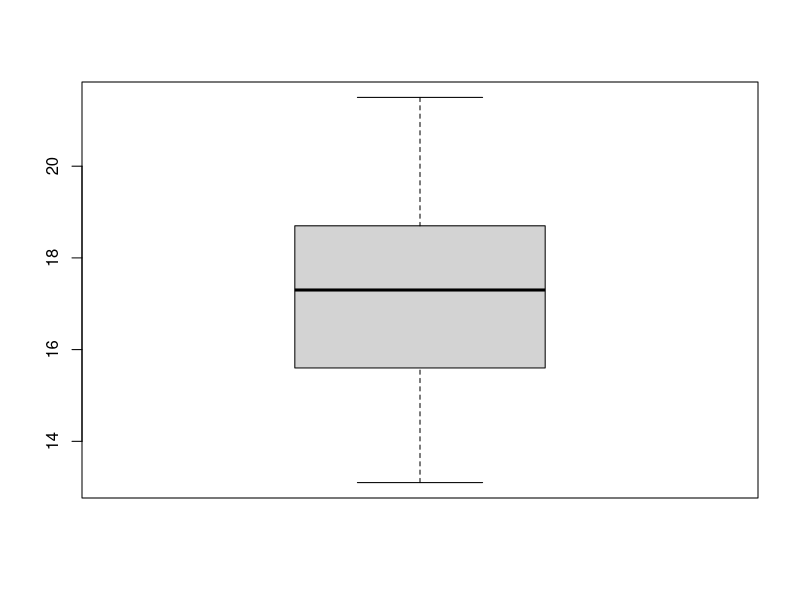
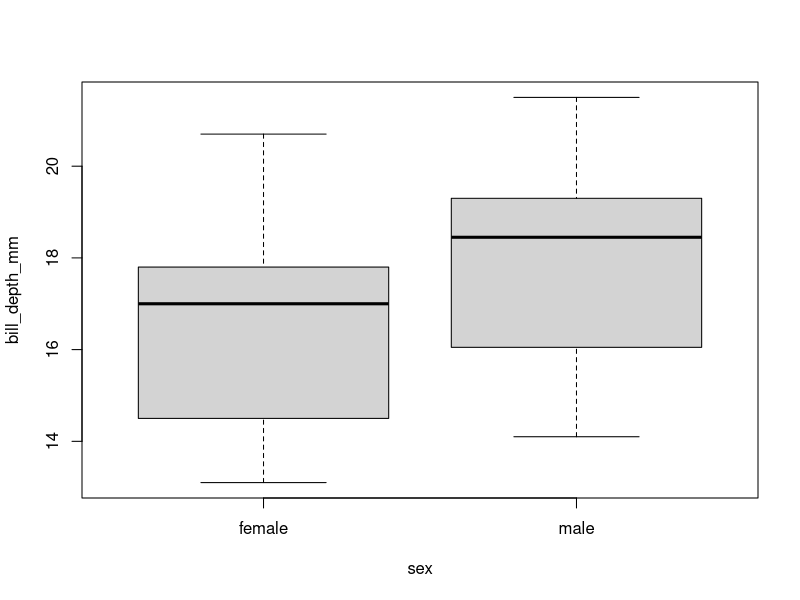
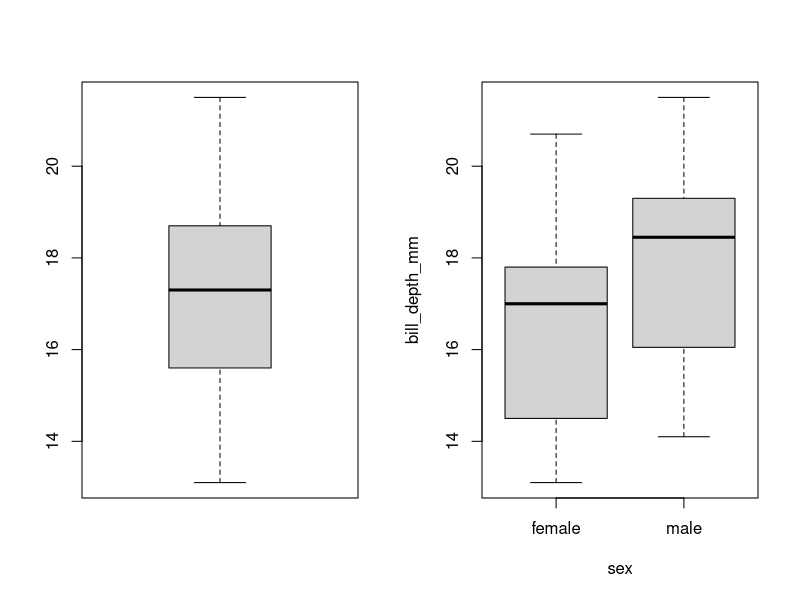
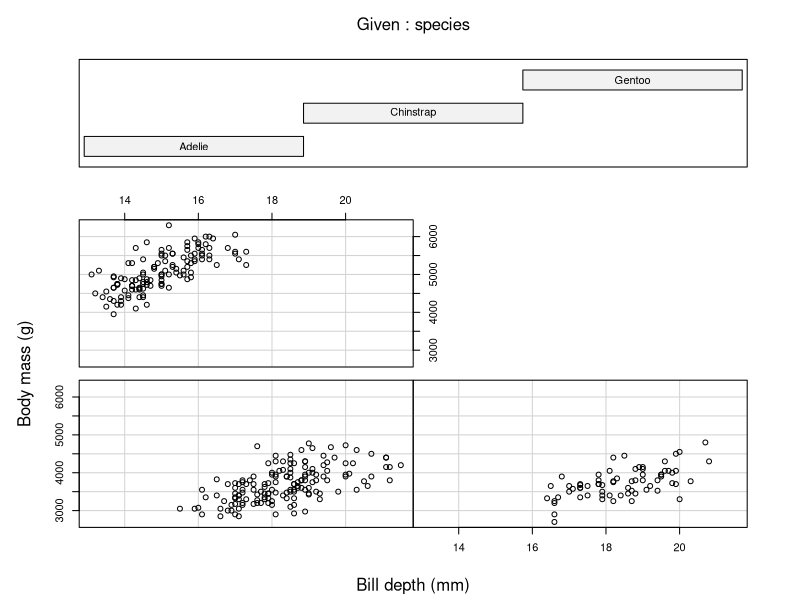
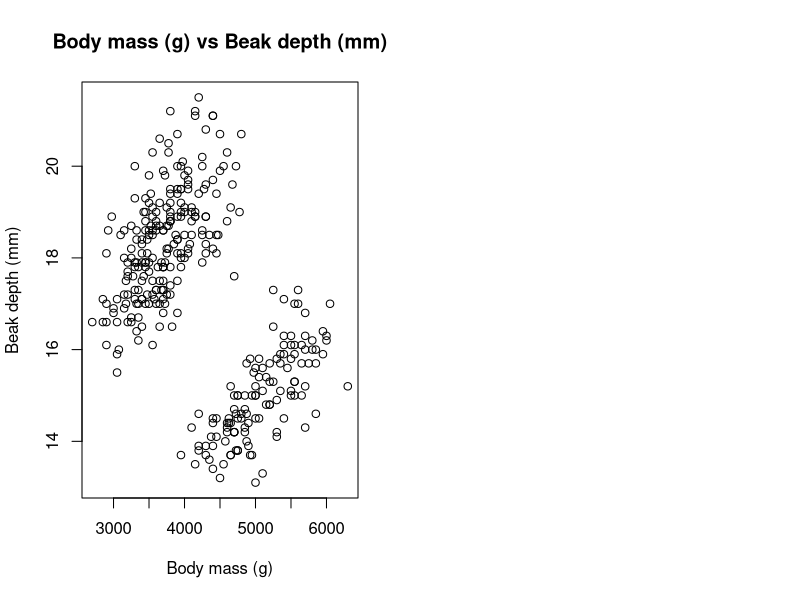

R code for these plots, in order: (Note: this script raises an error after producing the figures.)
install.packages("palmerpenguins")
install.packages("here")

require(palmerpenguins)
require(here)

class(penguins)
head(penguins)

mean(penguins$bill_length_mm, na.rm = TRUE)

summary(penguins)

boxplot(penguins$bill_depth_mm)
boxplot(bill_depth_mm ~ sex, data = penguins)

par(mfrow = c(1, 2))
    
boxplot(penguins$bill_depth_mm)
boxplot(bill_depth_mm ~ sex, data = penguins)

coplot(body_mass_g ~ bill_depth_mm | species, data = penguins, xlab = "Bill depth (mm)", ylab = "Body mass (g)")
plot(penguins$body_mass_g, penguins$bill_depth_mm, main = "Body mass (g) vs Beak depth (mm)", xlab = "Body mass (g)", ylab = "Beak depth (mm)")

plot(penguins[species = "gentoo","bill_depth_mm"], penguins[species = "gentoo", "body_mass_g"])

plot(penguins$body_mass_g)

png(filename = here("penguins_beak_coplot.png"), width = 800, height = 600)
coplot(body_mass_g ~ bill_depth_mm | species, data = penguins, xlab = "Bill depth (mm)", ylab = "Body mass (g)")
dev.off()

png(filename = here("penguins_beak_mass_conspiracytheory.png"), width = 800, height = 600)
hist(penguins$bill_depth_mm/penguins$body_mass_g, xlab = "Bill depth (mm) / Body mass (g)", main = "Propotion of bill depth (mm) to body mass (g)")
dev.off()